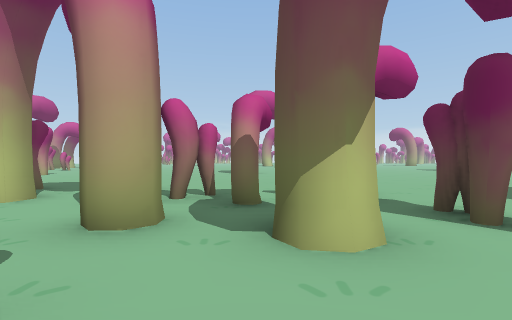
view 1 (above)

24 first-person views from a walk through a scene from a Unity 3-D project. The camera is 1.2 m above the floor, looks level and sees 85° across. The floor is counted in squares, 2 m on a side. Each view is taken from the middle of a square. On the plan, view 1 faces up. The plan holds only what a view shows up to about 9 squares ahead; the rest is blank. The place goes on beyond the plan. The player is left out. Some animated figures are left out.

view 2
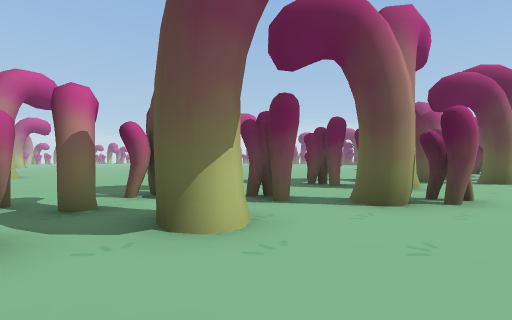

view 3
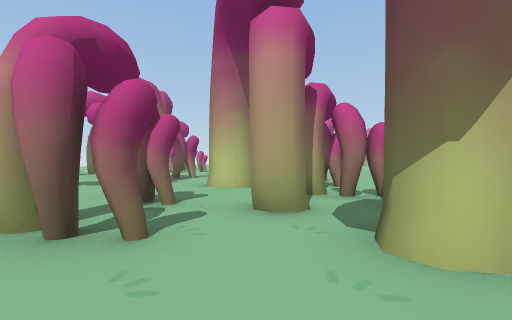

view 4
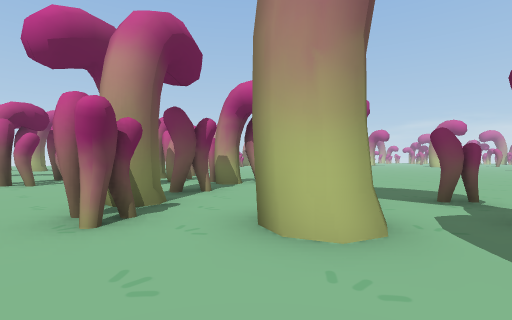

view 5
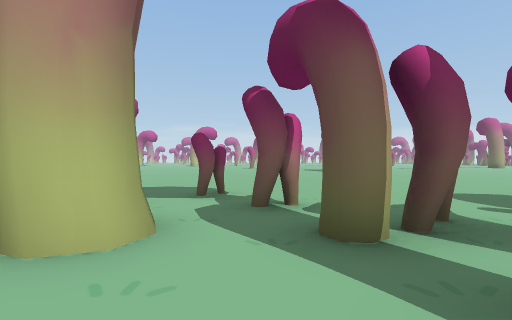

view 6
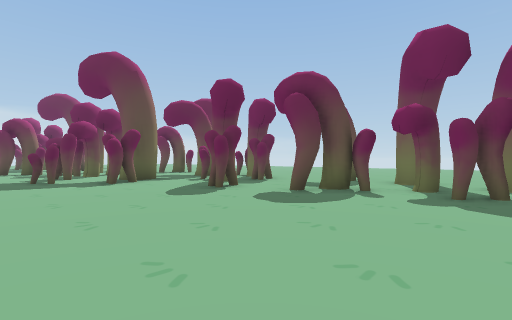

view 7
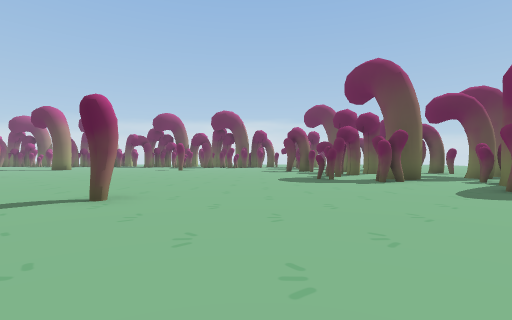

view 8
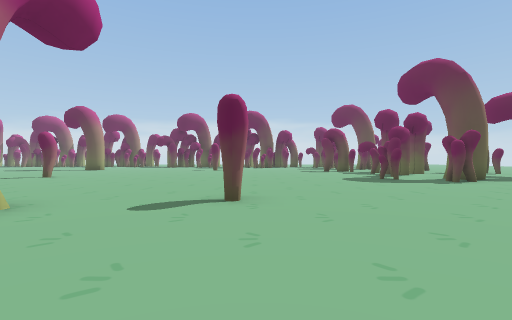

view 9
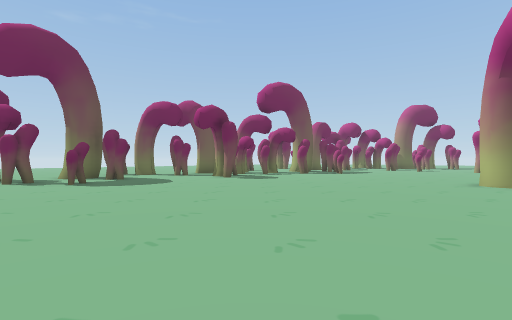

view 10
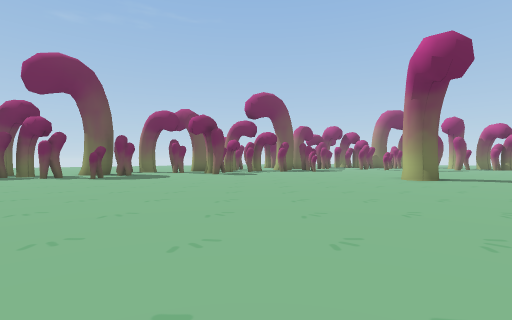

view 11
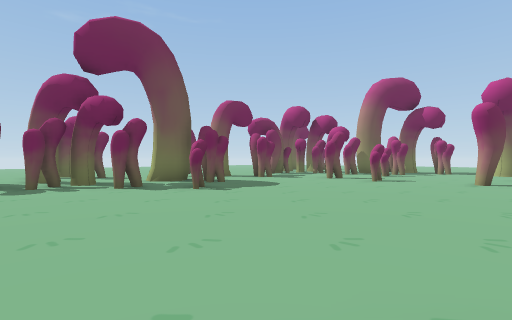

view 12
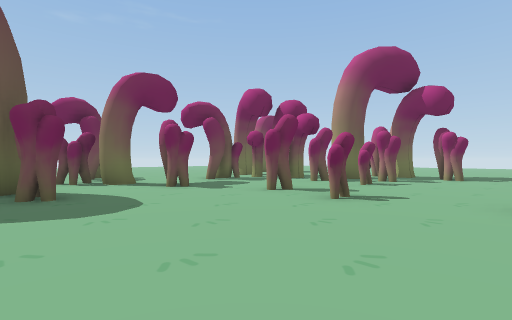

view 13
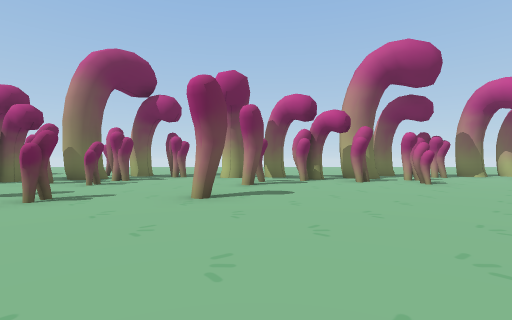

view 14
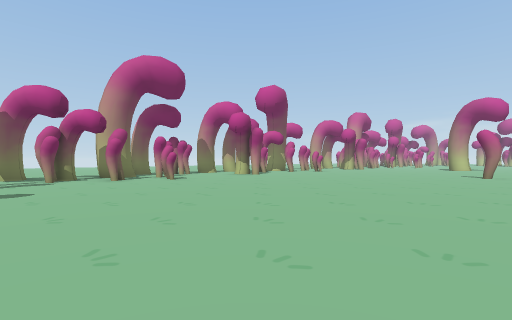

view 15
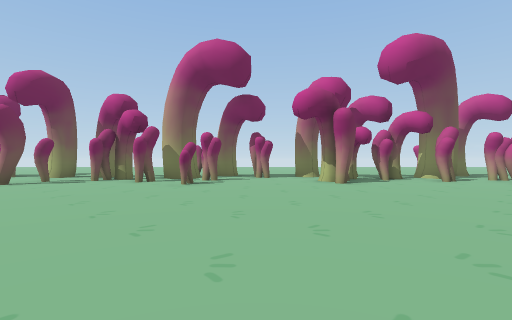

view 16
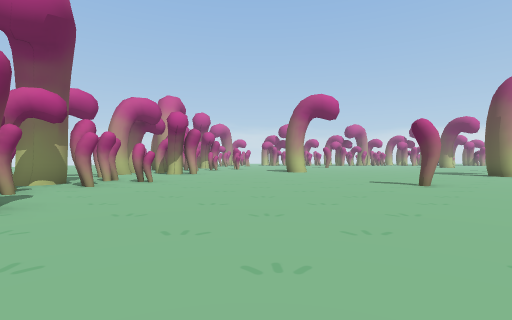

view 17
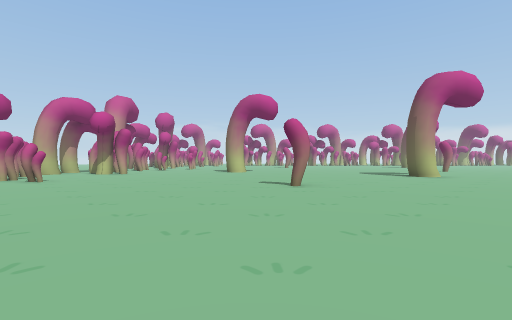

view 18
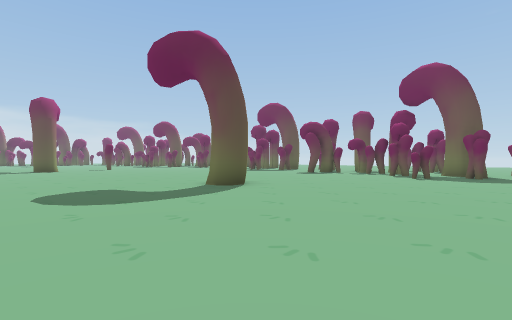

view 19
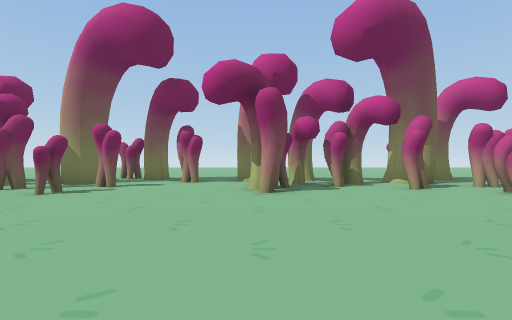

view 20
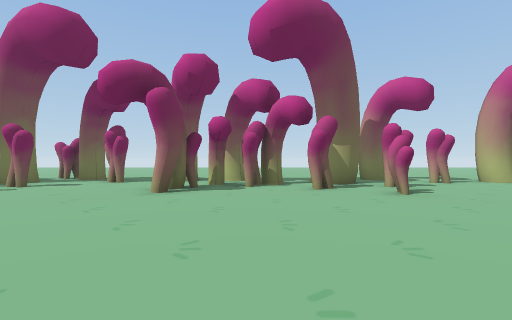

view 21
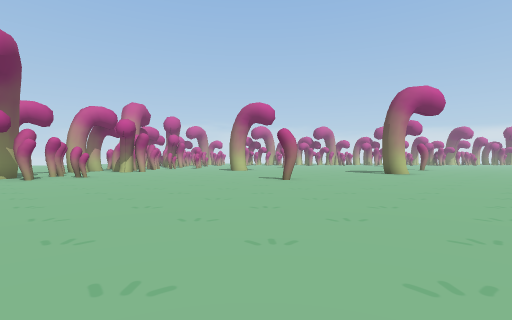

view 22
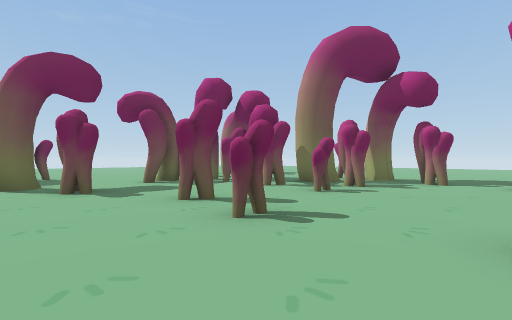

view 23
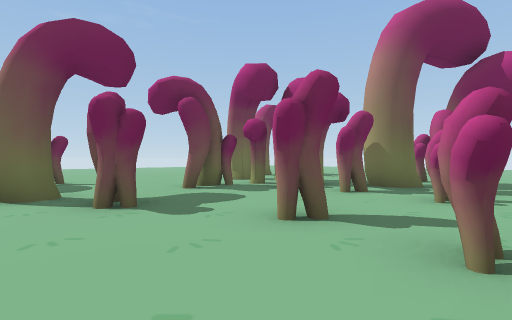

view 24
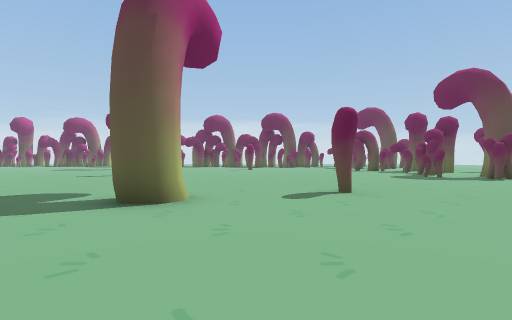

### Floor plan
Key: @ floor where view 1 was taken; # wall or solid block; x gap in a wall; . floor; T thing the floor can be seen under or through; O other object.
Columns run from 17 left of view 1 to 18 right of it. Each row starts with its distance up from view 1.
 26   x.................
 25   #...#.............
 24   ..#........O......
 23   ...#..............
 22   ..#..............
 21    ##..............
 20    #.#............              ..
 19   ...............             .....
 18   .#............             ......
 17   ####...............       .......
 16   #####.................   ........
 15     ##......................O......
 14    .# .............................
 13    #.x..........#O.................
 12     .##............................
 11     ....#....................O.....
 10 ...................................
  9 ...#.....#.........................
  8 ..#...#............................
  7   #.#....#....#...................#.
  6     #..........#...................#
  5     .##...#.##....#....#.........##.
  4      .##..##.#.#TT....#.#.....#...#
  3      ......#.......#........#..###.
  2      # .......#...#...##.##....####
  1        ...#....#....##...#......
  0                x.@.........#.#

Positions as (right, up) in squares from view 1, and headings:
1: (0, 0), facing up
2: (-1, 0), facing up-right
3: (1, 0), facing up-left
4: (7, 0), facing up-left
5: (7, 0), facing up
6: (8, 8), facing down-right
7: (8, 9), facing right
8: (8, 11), facing right
9: (8, 13), facing down-left
10: (9, 15), facing down-left
11: (0, 12), facing down-left
12: (-4, 11), facing down-left
13: (-4, 12), facing left
14: (-3, 12), facing up-left
15: (-4, 18), facing left
16: (-8, 17), facing up
17: (-5, 17), facing up
18: (-6, 17), facing down-right
19: (-6, 20), facing left
20: (-6, 22), facing left
21: (-5, 15), facing up
22: (-6, 11), facing down-left
23: (-6, 9), facing down-left
24: (7, 13), facing right
